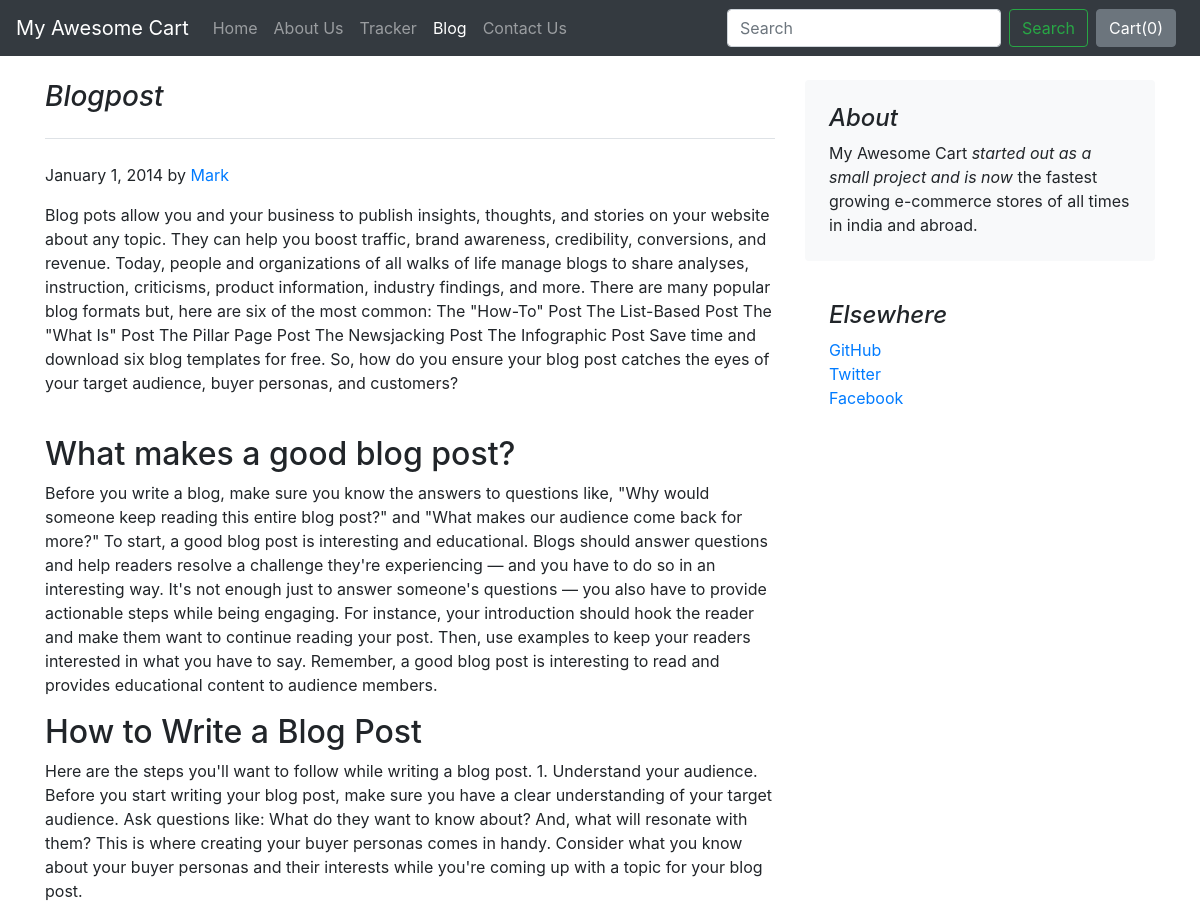
The page /blog/blogpost/1 on the database its author committed.
### blog/models.py (models this page shows)
class Blogpost(models.Model):
    post_id = models.AutoField(primary_key=True)
    title = models.CharField(max_length=50)
    head0 = models.CharField(max_length=500, default="")
    chead0 = models.CharField(max_length=5000, default="")
    head1 = models.CharField(max_length=500, default="")
    chead1 = models.CharField(max_length=5000, default="")
    head2 = models.CharField(max_length=500, default="")
    chead2 = models.CharField(max_length=5000, default="")
    pub_date = models.DateField()
    thumbnail = models.ImageField(upload_to='shop/images', default="")
    def __str__(self):
        return self.title

### blog/views.py (the view)
# urls.py: path("blogpost/<int:id>", views.blogpost, name="blogHome")
def blogpost(request, id):
    post = Blogpost.objects.filter(post_id = id)[0]
    print(post)
    return render(request, 'blog/blogpost.html',
                  {'post':post})

### blog/templates/blog/blogpost.html (shortened to what this page needs)
{% extends 'blog/basic.html' %}
{% block body %}
<div class="container">
    <div class="row mt-4">
        <div class="col-md-8 blog-main">
            <h3 class="pb-4 mb-4 font-italic border-bottom">
                {{post.title}}
            </h3>
            <div class="blog-post">
                <p class="blog-post-meta">January 1, 2014 by <a href="#">Mark</a></p>
                <p>{{post.chead0}}</p>
                <div class="fb-like" data-href="http://127.0.0.1:8000/blog/blogpost/{{post.post_id}}" data-width="" data-layout="standard" data-action="like" data-size="large" data-share="true"></div><br>
                <h2>{{post.head1}}</h2>
                <p>{{post.chead1}}</p>
                <h2>{{post.head2}}</h2>
                <p>{{post.chead2}}</p>
            </div>
        </div>
        <aside class="col-md-4 blog-sidebar">
            <div class="p-4 mb-3 bg-light rounded">
                <h4 class="font-italic">About</h4>
                <p class="mb-0">My Awesome Cart <em>started out as a small project and is now</em> the fastest growing e-commerce stores of all times in india and abroad.</p>
            </div>
            <div class="p-4">
                <h4 class="font-italic">Elsewhere</h4>
                <ol class="list-unstyled">
                    <li><a href="#">GitHub</a></li>
                    <li><a href="#">Twitter</a></li>
                    <li><a href="#">Facebook</a></li>
                </ol>
            </div>
        </aside>
    </div>
</div>
{% endblock %}

### rows shown on the page
Blogpost: title "Blogpost", chead0 "Blog pots allow you and your business to publish insights, thoughts, and stories on your website about any topic. They can help you boost traffic, brand awareness, credibility, conversions, and revenue. Today, people and organizations of all walks of life manage blogs to share analyses, instruction, criticisms, product information, industry findings, and more. There are many popular blog formats but, here are six of the most common: The \"How-To\" Post The List-Based Post The \"What Is\" Post The Pillar Page Post The Newsjacking Post The Infographic Post Save time and download six blog templates for free. So, how do you ensure your blog post catches the eyes of your target audience, buyer…", head1 "What makes a good blog post?", chead1 "Before you write a blog, make sure you know the answers to questions like, \"Why would someone keep reading this entire blog post?\" and \"What makes our audience come back for more?\" To start, a good blog post is interesting and educational. Blogs should answer questions and help readers resolve a challenge they're experiencing — and you have to do so in an interesting way. It's not enough just to answer someone's questions — you also have to provide actionable steps while being engaging. For instance, your introduction should hook the reader and make them want to continue reading your post. Then, use examples to keep your readers interested in what you have to say. Remember, a good blog post…", head2 "How to Write a Blog Post", chead2 "Here are the steps you'll want to follow while writing a blog post. 1. Understand your audience. Before you start writing your blog post, make sure you have a clear understanding of your target audience. Ask questions like: What do they want to know about? And, what will resonate with them? This is where creating your buyer personas comes in handy. Consider what you know about your buyer personas and their interests while you're coming up with a topic for your blog post."
